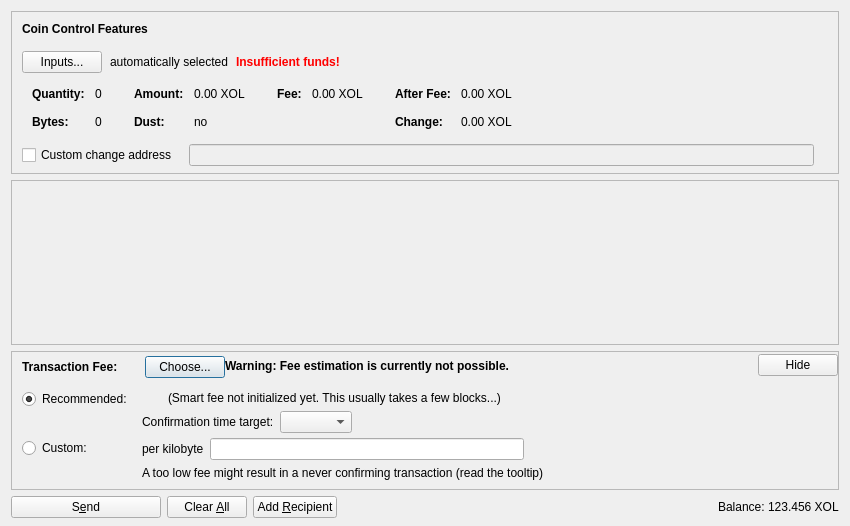
<?xml version="1.0" encoding="UTF-8"?>
<ui version="4.0">
 <class>SendCoinsDialog</class>
 <widget class="QDialog" name="SendCoinsDialog">
  <property name="geometry">
   <rect>
    <x>0</x>
    <y>0</y>
    <width>850</width>
    <height>526</height>
   </rect>
  </property>
  <property name="windowTitle">
   <string>Send Coins</string>
  </property>
  <layout class="QVBoxLayout" name="verticalLayout" stretch="0,1,0,0">
   <property name="bottomMargin">
    <number>8</number>
   </property>
   <item>
    <widget class="QFrame" name="frameCoinControl">
     <property name="sizePolicy">
      <sizepolicy hsizetype="Expanding" vsizetype="Expanding">
       <horstretch>0</horstretch>
       <verstretch>0</verstretch>
      </sizepolicy>
     </property>
     <property name="maximumSize">
      <size>
       <width>16777215</width>
       <height>16777215</height>
      </size>
     </property>
     <property name="frameShape">
      <enum>QFrame::StyledPanel</enum>
     </property>
     <property name="frameShadow">
      <enum>QFrame::Sunken</enum>
     </property>
     <layout class="QVBoxLayout" name="verticalLayoutCoinControl2">
      <property name="spacing">
       <number>0</number>
      </property>
      <property name="leftMargin">
       <number>0</number>
      </property>
      <property name="topMargin">
       <number>0</number>
      </property>
      <property name="rightMargin">
       <number>0</number>
      </property>
      <property name="bottomMargin">
       <number>6</number>
      </property>
      <item>
       <layout class="QVBoxLayout" name="verticalLayoutCoinControl" stretch="0,0,0,0,1">
        <property name="spacing">
         <number>0</number>
        </property>
        <property name="leftMargin">
         <number>10</number>
        </property>
        <property name="topMargin">
         <number>10</number>
        </property>
        <item>
         <layout class="QHBoxLayout" name="horizontalLayoutCoinControl1">
          <property name="bottomMargin">
           <number>15</number>
          </property>
          <item>
           <widget class="QLabel" name="labelCoinControlFeatures">
            <property name="sizePolicy">
             <sizepolicy hsizetype="Preferred" vsizetype="Maximum">
              <horstretch>0</horstretch>
              <verstretch>0</verstretch>
             </sizepolicy>
            </property>
            <property name="font">
             <font>
              <weight>75</weight>
              <bold>true</bold>
             </font>
            </property>
            <property name="styleSheet">
             <string notr="true">font-weight:bold;</string>
            </property>
            <property name="text">
             <string>Coin Control Features</string>
            </property>
           </widget>
          </item>
         </layout>
        </item>
        <item>
         <layout class="QHBoxLayout" name="horizontalLayoutCoinControl2" stretch="0,0,0,0">
          <property name="spacing">
           <number>8</number>
          </property>
          <property name="bottomMargin">
           <number>10</number>
          </property>
          <item>
           <widget class="QPushButton" name="pushButtonCoinControl">
            <property name="styleSheet">
             <string notr="true"/>
            </property>
            <property name="text">
             <string>Inputs...</string>
            </property>
            <property name="autoDefault">
             <bool>false</bool>
            </property>
           </widget>
          </item>
          <item>
           <widget class="QLabel" name="labelCoinControlAutomaticallySelected">
            <property name="text">
             <string>automatically selected</string>
            </property>
            <property name="margin">
             <number>5</number>
            </property>
           </widget>
          </item>
          <item>
           <widget class="QLabel" name="labelCoinControlInsuffFunds">
            <property name="font">
             <font>
              <weight>75</weight>
              <bold>true</bold>
             </font>
            </property>
            <property name="styleSheet">
             <string notr="true">color:red;font-weight:bold;</string>
            </property>
            <property name="text">
             <string>Insufficient funds!</string>
            </property>
            <property name="margin">
             <number>5</number>
            </property>
           </widget>
          </item>
          <item>
           <spacer name="horizontalSpacerCoinControl">
            <property name="orientation">
             <enum>Qt::Horizontal</enum>
            </property>
            <property name="sizeHint" stdset="0">
             <size>
              <width>40</width>
              <height>1</height>
             </size>
            </property>
           </spacer>
          </item>
         </layout>
        </item>
        <item>
         <widget class="QWidget" name="widgetCoinControl" native="true">
          <property name="sizePolicy">
           <sizepolicy hsizetype="Preferred" vsizetype="Preferred">
            <horstretch>0</horstretch>
            <verstretch>0</verstretch>
           </sizepolicy>
          </property>
          <property name="minimumSize">
           <size>
            <width>0</width>
            <height>0</height>
           </size>
          </property>
          <property name="styleSheet">
           <string notr="true"/>
          </property>
          <layout class="QHBoxLayout" name="horizontalLayoutCoinControl5">
           <property name="leftMargin">
            <number>0</number>
           </property>
           <property name="topMargin">
            <number>0</number>
           </property>
           <property name="rightMargin">
            <number>0</number>
           </property>
           <property name="bottomMargin">
            <number>0</number>
           </property>
           <item>
            <layout class="QHBoxLayout" name="horizontalLayoutCoinControl3" stretch="0,0,0,1">
             <property name="spacing">
              <number>20</number>
             </property>
             <property name="topMargin">
              <number>0</number>
             </property>
             <property name="bottomMargin">
              <number>10</number>
             </property>
             <item>
              <layout class="QFormLayout" name="formLayoutCoinControl1">
               <property name="horizontalSpacing">
                <number>10</number>
               </property>
               <property name="verticalSpacing">
                <number>14</number>
               </property>
               <property name="leftMargin">
                <number>10</number>
               </property>
               <property name="topMargin">
                <number>4</number>
               </property>
               <property name="rightMargin">
                <number>6</number>
               </property>
               <item row="0" column="0">
                <widget class="QLabel" name="labelCoinControlQuantityText">
                 <property name="font">
                  <font>
                   <weight>75</weight>
                   <bold>true</bold>
                  </font>
                 </property>
                 <property name="text">
                  <string>Quantity:</string>
                 </property>
                 <property name="margin">
                  <number>0</number>
                 </property>
                </widget>
               </item>
               <item row="0" column="1">
                <widget class="QLabel" name="labelCoinControlQuantity">
                 <property name="cursor">
                  <cursorShape>IBeamCursor</cursorShape>
                 </property>
                 <property name="contextMenuPolicy">
                  <enum>Qt::ActionsContextMenu</enum>
                 </property>
                 <property name="text">
                  <string notr="true">0</string>
                 </property>
                 <property name="margin">
                  <number>0</number>
                 </property>
                 <property name="textInteractionFlags">
                  <set>Qt::LinksAccessibleByMouse|Qt::TextSelectableByKeyboard|Qt::TextSelectableByMouse</set>
                 </property>
                </widget>
               </item>
               <item row="1" column="0">
                <widget class="QLabel" name="labelCoinControlBytesText">
                 <property name="font">
                  <font>
                   <weight>75</weight>
                   <bold>true</bold>
                  </font>
                 </property>
                 <property name="text">
                  <string>Bytes:</string>
                 </property>
                </widget>
               </item>
               <item row="1" column="1">
                <widget class="QLabel" name="labelCoinControlBytes">
                 <property name="cursor">
                  <cursorShape>IBeamCursor</cursorShape>
                 </property>
                 <property name="contextMenuPolicy">
                  <enum>Qt::ActionsContextMenu</enum>
                 </property>
                 <property name="text">
                  <string notr="true">0</string>
                 </property>
                 <property name="textInteractionFlags">
                  <set>Qt::LinksAccessibleByMouse|Qt::TextSelectableByKeyboard|Qt::TextSelectableByMouse</set>
                 </property>
                </widget>
               </item>
              </layout>
             </item>
             <item>
              <layout class="QFormLayout" name="formLayoutCoinControl2">
               <property name="horizontalSpacing">
                <number>10</number>
               </property>
               <property name="verticalSpacing">
                <number>14</number>
               </property>
               <property name="leftMargin">
                <number>6</number>
               </property>
               <property name="topMargin">
                <number>4</number>
               </property>
               <property name="rightMargin">
                <number>6</number>
               </property>
               <item row="0" column="0">
                <widget class="QLabel" name="labelCoinControlAmountText">
                 <property name="font">
                  <font>
                   <weight>75</weight>
                   <bold>true</bold>
                  </font>
                 </property>
                 <property name="text">
                  <string>Amount:</string>
                 </property>
                 <property name="margin">
                  <number>0</number>
                 </property>
                </widget>
               </item>
               <item row="0" column="1">
                <widget class="QLabel" name="labelCoinControlAmount">
                 <property name="cursor">
                  <cursorShape>IBeamCursor</cursorShape>
                 </property>
                 <property name="contextMenuPolicy">
                  <enum>Qt::ActionsContextMenu</enum>
                 </property>
                 <property name="text">
                  <string notr="true">0.00 XOL</string>
                 </property>
                 <property name="textInteractionFlags">
                  <set>Qt::LinksAccessibleByMouse|Qt::TextSelectableByKeyboard|Qt::TextSelectableByMouse</set>
                 </property>
                </widget>
               </item>
               <item row="1" column="0">
                <widget class="QLabel" name="labelCoinControlLowOutputText">
                 <property name="font">
                  <font>
                   <weight>75</weight>
                   <bold>true</bold>
                  </font>
                 </property>
                 <property name="text">
                  <string>Dust:</string>
                 </property>
                </widget>
               </item>
               <item row="1" column="1">
                <widget class="QLabel" name="labelCoinControlLowOutput">
                 <property name="cursor">
                  <cursorShape>IBeamCursor</cursorShape>
                 </property>
                 <property name="contextMenuPolicy">
                  <enum>Qt::ActionsContextMenu</enum>
                 </property>
                 <property name="text">
                  <string notr="true">no</string>
                 </property>
                 <property name="textInteractionFlags">
                  <set>Qt::LinksAccessibleByMouse|Qt::TextSelectableByKeyboard|Qt::TextSelectableByMouse</set>
                 </property>
                </widget>
               </item>
              </layout>
             </item>
             <item>
              <layout class="QFormLayout" name="formLayoutCoinControl3">
               <property name="horizontalSpacing">
                <number>10</number>
               </property>
               <property name="verticalSpacing">
                <number>14</number>
               </property>
               <property name="leftMargin">
                <number>6</number>
               </property>
               <property name="topMargin">
                <number>4</number>
               </property>
               <property name="rightMargin">
                <number>6</number>
               </property>
               <item row="0" column="0">
                <widget class="QLabel" name="labelCoinControlFeeText">
                 <property name="font">
                  <font>
                   <weight>75</weight>
                   <bold>true</bold>
                  </font>
                 </property>
                 <property name="text">
                  <string>Fee:</string>
                 </property>
                 <property name="margin">
                  <number>0</number>
                 </property>
                </widget>
               </item>
               <item row="0" column="1">
                <widget class="QLabel" name="labelCoinControlFee">
                 <property name="cursor">
                  <cursorShape>IBeamCursor</cursorShape>
                 </property>
                 <property name="contextMenuPolicy">
                  <enum>Qt::ActionsContextMenu</enum>
                 </property>
                 <property name="text">
                  <string notr="true">0.00 XOL</string>
                 </property>
                 <property name="textInteractionFlags">
                  <set>Qt::LinksAccessibleByMouse|Qt::TextSelectableByKeyboard|Qt::TextSelectableByMouse</set>
                 </property>
                </widget>
               </item>
              </layout>
             </item>
             <item>
              <layout class="QFormLayout" name="formLayoutCoinControl4">
               <property name="horizontalSpacing">
                <number>10</number>
               </property>
               <property name="verticalSpacing">
                <number>14</number>
               </property>
               <property name="leftMargin">
                <number>6</number>
               </property>
               <property name="topMargin">
                <number>4</number>
               </property>
               <property name="rightMargin">
                <number>6</number>
               </property>
               <item row="0" column="0">
                <widget class="QLabel" name="labelCoinControlAfterFeeText">
                 <property name="font">
                  <font>
                   <weight>75</weight>
                   <bold>true</bold>
                  </font>
                 </property>
                 <property name="text">
                  <string>After Fee:</string>
                 </property>
                 <property name="margin">
                  <number>0</number>
                 </property>
                </widget>
               </item>
               <item row="0" column="1">
                <widget class="QLabel" name="labelCoinControlAfterFee">
                 <property name="cursor">
                  <cursorShape>IBeamCursor</cursorShape>
                 </property>
                 <property name="contextMenuPolicy">
                  <enum>Qt::ActionsContextMenu</enum>
                 </property>
                 <property name="text">
                  <string notr="true">0.00 XOL</string>
                 </property>
                 <property name="textInteractionFlags">
                  <set>Qt::LinksAccessibleByMouse|Qt::TextSelectableByKeyboard|Qt::TextSelectableByMouse</set>
                 </property>
                </widget>
               </item>
               <item row="1" column="0">
                <widget class="QLabel" name="labelCoinControlChangeText">
                 <property name="font">
                  <font>
                   <weight>75</weight>
                   <bold>true</bold>
                  </font>
                 </property>
                 <property name="text">
                  <string>Change:</string>
                 </property>
                </widget>
               </item>
               <item row="1" column="1">
                <widget class="QLabel" name="labelCoinControlChange">
                 <property name="cursor">
                  <cursorShape>IBeamCursor</cursorShape>
                 </property>
                 <property name="contextMenuPolicy">
                  <enum>Qt::ActionsContextMenu</enum>
                 </property>
                 <property name="text">
                  <string notr="true">0.00 XOL</string>
                 </property>
                 <property name="textInteractionFlags">
                  <set>Qt::LinksAccessibleByMouse|Qt::TextSelectableByKeyboard|Qt::TextSelectableByMouse</set>
                 </property>
                </widget>
               </item>
              </layout>
             </item>
            </layout>
           </item>
          </layout>
         </widget>
        </item>
        <item>
         <layout class="QHBoxLayout" name="horizontalLayoutCoinControl4" stretch="0,0,0">
          <property name="spacing">
           <number>12</number>
          </property>
          <property name="sizeConstraint">
           <enum>QLayout::SetDefaultConstraint</enum>
          </property>
          <property name="topMargin">
           <number>5</number>
          </property>
          <property name="rightMargin">
           <number>5</number>
          </property>
          <item>
           <widget class="QCheckBox" name="checkBoxCoinControlChange">
            <property name="toolTip">
             <string>If this is activated, but the change address is empty or invalid, change will be sent to a newly generated address.</string>
            </property>
            <property name="text">
             <string>Custom change address</string>
            </property>
           </widget>
          </item>
          <item>
           <widget class="QValidatedLineEdit" name="lineEditCoinControlChange">
            <property name="enabled">
             <bool>false</bool>
            </property>
            <property name="sizePolicy">
             <sizepolicy hsizetype="Expanding" vsizetype="Fixed">
              <horstretch>0</horstretch>
              <verstretch>0</verstretch>
             </sizepolicy>
            </property>
           </widget>
          </item>
          <item>
           <widget class="QLabel" name="labelCoinControlChangeLabel">
            <property name="sizePolicy">
             <sizepolicy hsizetype="Preferred" vsizetype="Expanding">
              <horstretch>0</horstretch>
              <verstretch>0</verstretch>
             </sizepolicy>
            </property>
            <property name="minimumSize">
             <size>
              <width>0</width>
              <height>0</height>
             </size>
            </property>
            <property name="text">
             <string/>
            </property>
            <property name="margin">
             <number>3</number>
            </property>
           </widget>
          </item>
         </layout>
        </item>
        <item>
         <spacer name="verticalSpacerCoinControl">
          <property name="orientation">
           <enum>Qt::Vertical</enum>
          </property>
          <property name="sizeHint" stdset="0">
           <size>
            <width>800</width>
            <height>1</height>
           </size>
          </property>
         </spacer>
        </item>
       </layout>
      </item>
     </layout>
    </widget>
   </item>
   <item>
    <widget class="QScrollArea" name="scrollArea">
     <property name="widgetResizable">
      <bool>true</bool>
     </property>
     <widget class="QWidget" name="scrollAreaWidgetContents">
      <property name="geometry">
       <rect>
        <x>0</x>
        <y>0</y>
        <width>830</width>
        <height>104</height>
       </rect>
      </property>
      <layout class="QVBoxLayout" name="verticalLayout_2" stretch="0,1">
       <property name="leftMargin">
        <number>0</number>
       </property>
       <property name="topMargin">
        <number>0</number>
       </property>
       <property name="rightMargin">
        <number>0</number>
       </property>
       <property name="bottomMargin">
        <number>0</number>
       </property>
       <item>
        <layout class="QVBoxLayout" name="entries">
         <property name="spacing">
          <number>6</number>
         </property>
        </layout>
       </item>
       <item>
        <spacer name="verticalSpacer">
         <property name="orientation">
          <enum>Qt::Vertical</enum>
         </property>
         <property name="sizeHint" stdset="0">
          <size>
           <width>20</width>
           <height>40</height>
          </size>
         </property>
        </spacer>
       </item>
      </layout>
     </widget>
    </widget>
   </item>
   <item>
    <widget class="QFrame" name="frameFee">
     <property name="sizePolicy">
      <sizepolicy hsizetype="Expanding" vsizetype="Expanding">
       <horstretch>0</horstretch>
       <verstretch>0</verstretch>
      </sizepolicy>
     </property>
     <property name="maximumSize">
      <size>
       <width>16777215</width>
       <height>16777215</height>
      </size>
     </property>
     <property name="frameShape">
      <enum>QFrame::StyledPanel</enum>
     </property>
     <property name="frameShadow">
      <enum>QFrame::Sunken</enum>
     </property>
     <layout class="QVBoxLayout" name="verticalLayoutFee1">
      <property name="spacing">
       <number>0</number>
      </property>
      <property name="leftMargin">
       <number>0</number>
      </property>
      <property name="topMargin">
       <number>0</number>
      </property>
      <property name="rightMargin">
       <number>0</number>
      </property>
      <property name="bottomMargin">
       <number>0</number>
      </property>
      <item>
       <layout class="QVBoxLayout" name="verticalLayoutFee2" stretch="0,0,0">
        <property name="spacing">
         <number>0</number>
        </property>
        <property name="leftMargin">
         <number>10</number>
        </property>
        <property name="topMargin">
         <number>0</number>
        </property>
        <item>
         <layout class="QHBoxLayout" name="horizontalLayoutFee1">
          <property name="bottomMargin">
           <number>0</number>
          </property>
          <item>
           <layout class="QVBoxLayout" name="verticalLayoutFee7">
            <property name="spacing">
             <number>0</number>
            </property>
            <item>
             <spacer name="verticalSpacerSmartFee">
              <property name="orientation">
               <enum>Qt::Vertical</enum>
              </property>
              <property name="sizeType">
               <enum>QSizePolicy::Fixed</enum>
              </property>
              <property name="sizeHint" stdset="0">
               <size>
                <width>1</width>
                <height>4</height>
               </size>
              </property>
             </spacer>
            </item>
            <item>
             <layout class="QHBoxLayout" name="horizontalLayoutSmartFee">
              <property name="spacing">
               <number>10</number>
              </property>
              <item>
               <widget class="QLabel" name="labelFeeHeadline">
                <property name="sizePolicy">
                 <sizepolicy hsizetype="Preferred" vsizetype="Maximum">
                  <horstretch>0</horstretch>
                  <verstretch>0</verstretch>
                 </sizepolicy>
                </property>
                <property name="font">
                 <font>
                  <weight>75</weight>
                  <bold>true</bold>
                 </font>
                </property>
                <property name="styleSheet">
                 <string notr="true">font-weight:bold;</string>
                </property>
                <property name="text">
                 <string>Transaction Fee:</string>
                </property>
               </widget>
              </item>
              <item>
               <widget class="QLabel" name="labelFeeMinimized">
                <property name="text">
                 <string/>
                </property>
               </widget>
              </item>
              <item>
               <widget class="QPushButton" name="buttonChooseFee">
                <property name="text">
                 <string>Choose...</string>
                </property>
               </widget>
              </item>
             </layout>
            </item>
            <item>
             <spacer name="verticalSpacer_5">
              <property name="orientation">
               <enum>Qt::Vertical</enum>
              </property>
              <property name="sizeHint" stdset="0">
               <size>
                <width>1</width>
                <height>1</height>
               </size>
              </property>
             </spacer>
            </item>
           </layout>
          </item>
          <item>
           <widget class="QLabel" name="fallbackFeeWarningLabel">
            <property name="toolTip">
             <string>Using the fallbackfee can result in sending a transaction that will take several hours or days (or never) to confirm. Consider choosing your fee manually or wait until you have validated the complete chain.</string>
            </property>
            <property name="font">
            <font>
                <weight>75</weight>
                <bold>true</bold>
            </font>
            </property>
            <property name="text">
             <string>Warning: Fee estimation is currently not possible.</string>
            </property>
            <property name="wordWrap">
             <bool>false</bool>
            </property>
           </widget>
          </item>
          <item>
           <spacer name="horizontalSpacer_4">
            <property name="orientation">
             <enum>Qt::Horizontal</enum>
            </property>
            <property name="sizeType">
             <enum>QSizePolicy::MinimumExpanding</enum>
            </property>
            <property name="sizeHint" stdset="0">
             <size>
              <width>40</width>
              <height>20</height>
             </size>
            </property>
           </spacer>
          </item>
          <item>
           <widget class="QPushButton" name="buttonMinimizeFee">
            <property name="toolTip">
             <string>collapse fee-settings</string>
            </property>
            <property name="text">
             <string>Hide</string>
            </property>
           </widget>
          </item>
         </layout>
        </item>
        <item>
         <widget class="QFrame" name="frameFeeSelection">
          <layout class="QVBoxLayout" name="verticalLayoutFee12">
           <property name="spacing">
            <number>0</number>
           </property>
           <property name="leftMargin">
            <number>0</number>
           </property>
           <property name="topMargin">
            <number>0</number>
           </property>
           <property name="rightMargin">
            <number>0</number>
           </property>
           <property name="bottomMargin">
            <number>0</number>
           </property>
           <item>
            <layout class="QGridLayout" name="gridLayoutFee">
             <property name="topMargin">
              <number>10</number>
             </property>
             <property name="bottomMargin">
              <number>4</number>
             </property>
             <property name="horizontalSpacing">
              <number>10</number>
             </property>
             <property name="verticalSpacing">
              <number>4</number>
             </property>
             <item row="1" column="1">
              <layout class="QVBoxLayout" name="verticalLayoutFee8">
               <property name="spacing">
                <number>6</number>
               </property>
               <item>
                <layout class="QHBoxLayout" name="horizontalLayoutFee13">
                 <item>
                  <widget class="QLabel" name="labelCustomPerKilobyte">
                   <property name="toolTip">
                    <string>Specify a custom fee per kB (1,000 bytes) of the transaction's virtual size.

Note:  Since the fee is calculated on a per-byte basis, a fee of "100 satoshis per kB" for a transaction size of 500 bytes (half of 1 kB) would ultimately yield a fee of only 50 satoshis.</string>
                   </property>
                   <property name="text">
                    <string>per kilobyte</string>
                   </property>
                  </widget>
                 </item>
                 <item>
                  <widget class="BitcoinAmountField" name="customFee"/>
                 </item>
                 <item>
                  <spacer name="horizontalSpacer_6">
                   <property name="orientation">
                    <enum>Qt::Horizontal</enum>
                   </property>
                   <property name="sizeHint" stdset="0">
                    <size>
                     <width>1</width>
                     <height>1</height>
                    </size>
                   </property>
                  </spacer>
                 </item>
                </layout>
               </item>
               <item>
                <layout class="QHBoxLayout" name="horizontalLayoutFee8">
                 <item>
                  <widget class="QLabel" name="labelCustomFeeWarning">
                   <property name="enabled">
                    <bool>true</bool>
                   </property>
                   <property name="toolTip">
                    <string>When there is less transaction volume than space in the blocks, miners as well as relaying nodes may enforce a minimum fee. Paying only this minimum fee is just fine, but be aware that this can result in a never confirming transaction once there is more demand for xolentum transactions than the network can process.</string>
                   </property>
                   <property name="text">
                    <string>A too low fee might result in a never confirming transaction (read the tooltip)</string>
                   </property>
                  </widget>
                 </item>
                 <item>
                  <spacer name="horizontalSpacer_2">
                   <property name="orientation">
                    <enum>Qt::Horizontal</enum>
                   </property>
                   <property name="sizeHint" stdset="0">
                    <size>
                     <width>1</width>
                     <height>1</height>
                    </size>
                   </property>
                  </spacer>
                 </item>
                </layout>
               </item>
              </layout>
             </item>
             <item row="0" column="0">
              <layout class="QVBoxLayout" name="verticalLayoutFee4" stretch="0,1">
               <item>
                <widget class="QRadioButton" name="radioSmartFee">
                 <property name="text">
                  <string>Recommended:</string>
                 </property>
                 <property name="checked">
                  <bool>true</bool>
                 </property>
                 <attribute name="buttonGroup">
                  <string notr="true">groupFee</string>
                 </attribute>
                </widget>
               </item>
               <item>
                <spacer name="verticalSpacer_2">
                 <property name="orientation">
                  <enum>Qt::Vertical</enum>
                 </property>
                 <property name="sizeHint" stdset="0">
                  <size>
                   <width>1</width>
                   <height>1</height>
                  </size>
                 </property>
                </spacer>
               </item>
              </layout>
             </item>
             <item row="1" column="0">
              <layout class="QVBoxLayout" name="verticalLayoutFee9" stretch="0,1">
               <item>
                <widget class="QRadioButton" name="radioCustomFee">
                 <property name="text">
                  <string>Custom:</string>
                 </property>
                 <attribute name="buttonGroup">
                  <string notr="true">groupFee</string>
                 </attribute>
                </widget>
               </item>
               <item>
                <spacer name="verticalSpacer_6">
                 <property name="orientation">
                  <enum>Qt::Vertical</enum>
                 </property>
                 <property name="sizeHint" stdset="0">
                  <size>
                   <width>1</width>
                   <height>1</height>
                  </size>
                 </property>
                </spacer>
               </item>
              </layout>
             </item>
             <item row="0" column="1">
              <layout class="QVBoxLayout" name="verticalLayoutFee3" stretch="0,0,1">
               <property name="spacing">
                <number>6</number>
               </property>
               <property name="topMargin">
                <number>2</number>
               </property>
               <item>
                <layout class="QHBoxLayout" name="horizontalLayoutFee12">
                 <item>
                  <widget class="QLabel" name="labelSmartFee">
                   <property name="text">
                    <string/>
                   </property>
                  </widget>
                 </item>
                 <item>
                  <widget class="QLabel" name="labelFeeEstimation">
                   <property name="text">
                    <string/>
                   </property>
                  </widget>
                 </item>
                 <item>
                  <widget class="QLabel" name="labelSmartFee2">
                   <property name="text">
                    <string>(Smart fee not initialized yet. This usually takes a few blocks...)</string>
                   </property>
                  </widget>
                 </item>
                 <item>
                  <spacer name="horizontalSpacer_5">
                   <property name="orientation">
                    <enum>Qt::Horizontal</enum>
                   </property>
                   <property name="sizeHint" stdset="0">
                    <size>
                     <width>1</width>
                     <height>1</height>
                    </size>
                   </property>
                  </spacer>
                 </item>
                </layout>
               </item>
               <item>
                <layout class="QHBoxLayout" name="horizontalLayoutFee9">
                 <item>
                  <layout class="QVBoxLayout" name="verticalLayoutFee6">
                   <item>
                    <widget class="QLabel" name="labelSmartFee3">
                     <property name="text">
                      <string>Confirmation time target:</string>
                     </property>
                    </widget>
                   </item>
                  </layout>
                 </item>
                 <item>
                  <layout class="QVBoxLayout" name="verticalLayoutFee5">
                   <property name="rightMargin">
                    <number>30</number>
                   </property>
                   <item>
                    <layout class="QHBoxLayout" name="horizontalLayoutConfTarget">
                     <property name="bottomMargin">
                      <number>0</number>
                     </property>
                     <item>
                      <widget class="QComboBox" name="confTargetSelector"/>
                     </item>
                     <item>
                      <spacer name="horizontalSpacerConfTarget">
                       <property name="orientation">
                        <enum>Qt::Horizontal</enum>
                       </property>
                       <property name="sizeHint" stdset="0">
                        <size>
                         <width>40</width>
                         <height>20</height>
                        </size>
                       </property>
                      </spacer>
                     </item>
                    </layout>
                   </item>
                  </layout>
                 </item>
                </layout>
               </item>
               <item>
                <spacer name="verticalSpacer_4">
                 <property name="orientation">
                  <enum>Qt::Vertical</enum>
                 </property>
                 <property name="sizeHint" stdset="0">
                  <size>
                   <width>1</width>
                   <height>1</height>
                  </size>
                 </property>
                </spacer>
               </item>
              </layout>
             </item>
            </layout>
           </item>
          </layout>
         </widget>
        </item>
        <item>
         <spacer name="verticalSpacerFee">
          <property name="orientation">
           <enum>Qt::Vertical</enum>
          </property>
          <property name="sizeHint" stdset="0">
           <size>
            <width>40</width>
            <height>5</height>
           </size>
          </property>
         </spacer>
        </item>
       </layout>
      </item>
     </layout>
    </widget>
   </item>
   <item>
    <layout class="QHBoxLayout" name="horizontalLayout">
     <item>
      <widget class="QPushButton" name="sendButton">
       <property name="minimumSize">
        <size>
         <width>150</width>
         <height>0</height>
        </size>
       </property>
       <property name="toolTip">
        <string>Confirm the send action</string>
       </property>
       <property name="text">
        <string>S&amp;end</string>
       </property>
       <property name="icon">
        <iconset resource="../bitcoin.qrc">
         <normaloff>:/icons/send</normaloff>:/icons/send</iconset>
       </property>
       <property name="autoDefault">
        <bool>false</bool>
       </property>
       <property name="default">
        <bool>false</bool>
       </property>
      </widget>
     </item>
     <item>
      <widget class="QPushButton" name="clearButton">
       <property name="sizePolicy">
        <sizepolicy hsizetype="Minimum" vsizetype="Fixed">
         <horstretch>0</horstretch>
         <verstretch>0</verstretch>
        </sizepolicy>
       </property>
       <property name="toolTip">
        <string>Clear all fields of the form.</string>
       </property>
       <property name="text">
        <string>Clear &amp;All</string>
       </property>
       <property name="icon">
        <iconset resource="../bitcoin.qrc">
         <normaloff>:/icons/remove</normaloff>:/icons/remove</iconset>
       </property>
       <property name="autoDefault">
        <bool>false</bool>
       </property>
      </widget>
     </item>
     <item>
      <widget class="QPushButton" name="addButton">
       <property name="toolTip">
        <string>Send to multiple recipients at once</string>
       </property>
       <property name="text">
        <string>Add &amp;Recipient</string>
       </property>
       <property name="icon">
        <iconset resource="../bitcoin.qrc">
         <normaloff>:/icons/add</normaloff>:/icons/add</iconset>
       </property>
       <property name="autoDefault">
        <bool>false</bool>
       </property>
      </widget>
     </item>
     <item>
      <spacer name="horizontalSpacer">
       <property name="orientation">
        <enum>Qt::Horizontal</enum>
       </property>
       <property name="sizeHint" stdset="0">
        <size>
         <width>40</width>
         <height>20</height>
        </size>
       </property>
      </spacer>
     </item>
     <item>
      <layout class="QHBoxLayout" name="horizontalLayout_2">
       <property name="spacing">
        <number>3</number>
       </property>
       <item>
        <widget class="QLabel" name="label">
         <property name="sizePolicy">
          <sizepolicy hsizetype="Preferred" vsizetype="Fixed">
           <horstretch>0</horstretch>
           <verstretch>0</verstretch>
          </sizepolicy>
         </property>
         <property name="text">
          <string>Balance:</string>
         </property>
        </widget>
       </item>
       <item>
        <widget class="QLabel" name="labelBalance">
         <property name="sizePolicy">
          <sizepolicy hsizetype="Preferred" vsizetype="Fixed">
           <horstretch>0</horstretch>
           <verstretch>0</verstretch>
          </sizepolicy>
         </property>
         <property name="cursor">
          <cursorShape>IBeamCursor</cursorShape>
         </property>
         <property name="text">
          <string notr="true">123.456 XOL</string>
         </property>
         <property name="textInteractionFlags">
          <set>Qt::LinksAccessibleByMouse|Qt::TextSelectableByKeyboard|Qt::TextSelectableByMouse</set>
         </property>
        </widget>
       </item>
      </layout>
     </item>
    </layout>
   </item>
  </layout>
 </widget>
 <customwidgets>
  <customwidget>
   <class>QValidatedLineEdit</class>
   <extends>QLineEdit</extends>
   <header>qt/qvalidatedlineedit.h</header>
  </customwidget>
  <customwidget>
   <class>BitcoinAmountField</class>
   <extends>QLineEdit</extends>
   <header>qt/bitcoinamountfield.h</header>
   <container>1</container>
  </customwidget>
 </customwidgets>
 <resources>
  <include location="../bitcoin.qrc"/>
 </resources>
 <connections/>
 <buttongroups>
  <buttongroup name="groupFee"/>
 </buttongroups>
</ui>
